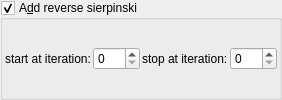
    <widget class="MyGroupBox" name="groupCheck_transf_function_enabled_false">
     <property name="title">
      <string>A&amp;dd reverse sierpinski</string>
     </property>
     <property name="checkable">
      <bool>true</bool>
     </property>
     <layout class="QVBoxLayout" name="verticalLayout_10" stretch="0">
      <property name="spacing">
       <number>2</number>
      </property>
      <property name="leftMargin">
       <number>2</number>
      </property>
      <property name="topMargin">
       <number>2</number>
      </property>
      <property name="rightMargin">
       <number>2</number>
      </property>
      <property name="bottomMargin">
       <number>2</number>
      </property>
      <item>
       <layout class="QGridLayout" name="gridLayout_75">
        <property name="spacing">
         <number>2</number>
        </property>
        <item row="0" column="1">
         <widget class="MySpinBox" name="spinboxInt_transf_start_iterations_C">
          <property name="sizePolicy">
           <sizepolicy hsizetype="Minimum" vsizetype="Maximum">
            <horstretch>0</horstretch>
            <verstretch>0</verstretch>
           </sizepolicy>
          </property>
          <property name="maximum">
           <number>999</number>
          </property>
         </widget>
        </item>
        <item row="0" column="0">
         <widget class="QLabel" name="label_263">
          <property name="text">
           <string>start at iteration:</string>
          </property>
         </widget>
        </item>
        <item row="0" column="2">
         <widget class="QLabel" name="label_264">
          <property name="text">
           <string>stop at iteration:</string>
          </property>
         </widget>
        </item>
        <item row="0" column="3">
         <widget class="MySpinBox" name="spinboxInt_transf_stop_iterations_C">
          <property name="sizePolicy">
           <sizepolicy hsizetype="Minimum" vsizetype="Maximum">
            <horstretch>0</horstretch>
            <verstretch>0</verstretch>
           </sizepolicy>
          </property>
          <property name="maximum">
           <number>999</number>
          </property>
         </widget>
        </item>
       </layout>
      </item>
     </layout>
    </widget>
